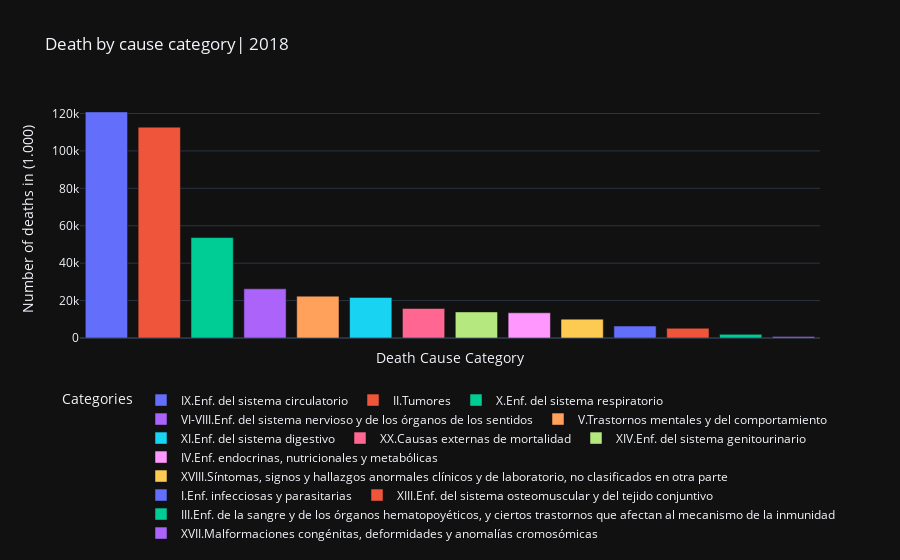

The cell this chart's notebook holds for it:
### Code cell
fig = px.bar(deaths_filtered,
        x='cause_name',
        y='Total',
        labels={'cause_name': 'Death Cause Category', 'Total': "Number of deaths in (1.000)"},
        color="cause_name",
        title='Death by cause category| 2018')

fig.update_layout(template='plotly_dark')

fig.update_layout(
    legend=dict(
        title="Categories",        # Title for the legend
        orientation='h',           # Horizontal orientation for the legend
        x=0.5,                     # Center the legend horizontally
        y=-0.2,                    # Position the legend below the plot
        xanchor='center',          # Align the legend horizontally in the center
        yanchor='top',             # Align the legend vertically from the top
    ),
    margin=dict(b=100),  # Add some bottom margin to ensure there's space for the legend
    xaxis=dict(
        showticklabels=False  # Hide x-axis labels
    )
)

# Show the updated plot
fig.show()

### Figure 1 — Plotly figure (JSON) as saved in the notebook; plotly's stock layout.template omitted (floating-point values rounded to 4 significant figures)
{"data": [{"alignmentgroup": "True", "hovertemplate": "Death Cause Category=%{x}<br>Number of deaths in (1.000)=%{y}<extra></extra>", "legendgroup": "IX.Enf. del sistema circulatorio", "marker": {"color": "#636efa", "pattern": {"shape": ""}}, "name": "IX.Enf. del sistema circulatorio", "offsetgroup": "IX.Enf. del sistema circulatorio", "orientation": "v", "showlegend": true, "textposition": "auto", "type": "bar", "x": ["IX.Enf. del sistema circulatorio"], "xaxis": "x", "y": [120859], "yaxis": "y"}, {"alignmentgroup": "True", "hovertemplate": "Death Cause Category=%{x}<br>Number of deaths in (1.000)=%{y}<extra></extra>", "legendgroup": "II.Tumores", "marker": {"color": "#EF553B", "pattern": {"shape": ""}}, "name": "II.Tumores", "offsetgroup": "II.Tumores", "orientation": "v", "showlegend": true, "textposition": "auto", "type": "bar", "x": ["II.Tumores"], "xaxis": "x", "y": [112714], "yaxis": "y"}, {"alignmentgroup": "True", "hovertemplate": "Death Cause Category=%{x}<br>Number of deaths in (1.000)=%{y}<extra></extra>", "legendgroup": "X.Enf. del sistema respiratorio", "marker": {"color": "#00cc96", "pattern": {"shape": ""}}, "name": "X.Enf. del sistema respiratorio", "offsetgroup": "X.Enf. del sistema respiratorio", "orientation": "v", "showlegend": true, "textposition": "auto", "type": "bar", "x": ["X.Enf. del sistema respiratorio"], "xaxis": "x", "y": [53687], "yaxis": "y"}, {"alignmentgroup": "True", "hovertemplate": "Death Cause Category=%{x}<br>Number of deaths in (1.000)=%{y}<extra></extra>", "legendgroup": "VI-VIII.Enf. del sistema nervioso y de los órganos de los sentidos", "marker": {"color": "#ab63fa", "pattern": {"shape": ""}}, "name": "VI-VIII.Enf. del sistema nervioso y de los órganos de los sentidos", "offsetgroup": "VI-VIII.Enf. del sistema nervioso y de los órganos de los sentidos", "orientation": "v", "showlegend": true, "textposition": "auto", "type": "bar", "x": ["VI-VIII.Enf. del sistema nervioso y de los órganos de los sentidos"], "xaxis": "x", "y": [26279], "yaxis": "y"}, {"alignmentgroup": "True", "hovertemplate": "Death Cause Category=%{x}<br>Number of deaths in (1.000)=%{y}<extra></extra>", "legendgroup": "V.Trastornos mentales y del comportamiento", "marker": {"color": "#FFA15A", "pattern": {"shape": ""}}, "name": "V.Trastornos mentales y del comportamiento", "offsetgroup": "V.Trastornos mentales y del comportamiento", "orientation": "v", "showlegend": true, "textposition": "auto", "type": "bar", "x": ["V.Trastornos mentales y del comportamiento"], "xaxis": "x", "y": [22376], "yaxis": "y"}, {"alignmentgroup": "True", "hovertemplate": "Death Cause Category=%{x}<br>Number of deaths in (1.000)=%{y}<extra></extra>", "legendgroup": "XI.Enf. del sistema digestivo", "marker": {"color": "#19d3f3", "pattern": {"shape": ""}}, "name": "XI.Enf. del sistema digestivo", "offsetgroup": "XI.Enf. del sistema digestivo", "orientation": "v", "showlegend": true, "textposition": "auto", "type": "bar", "x": ["XI.Enf. del sistema digestivo"], "xaxis": "x", "y": [21689], "yaxis": "y"}, {"alignmentgroup": "True", "hovertemplate": "Death Cause Category=%{x}<br>Number of deaths in (1.000)=%{y}<extra></extra>", "legendgroup": "XX.Causas externas de mortalidad", "marker": {"color": "#FF6692", "pattern": {"shape": ""}}, "name": "XX.Causas externas de mortalidad", "offsetgroup": "XX.Causas externas de mortalidad", "orientation": "v", "showlegend": true, "textposition": "auto", "type": "bar", "x": ["XX.Causas externas de mortalidad"], "xaxis": "x", "y": [15768], "yaxis": "y"}, {"alignmentgroup": "True", "hovertemplate": "Death Cause Category=%{x}<br>Number of deaths in (1.000)=%{y}<extra></extra>", "legendgroup": "XIV.Enf. del sistema genitourinario", "marker": {"color": "#B6E880", "pattern": {"shape": ""}}, "name": "XIV.Enf. del sistema genitourinario", "offsetgroup": "XIV.Enf. del sistema genitourinario", "orientation": "v", "showlegend": true, "textposition": "auto", "type": "bar", "x": ["XIV.Enf. del sistema genitourinario"], "xaxis": "x", "y": [13941], "yaxis": "y"}, {"alignmentgroup": "True", "hovertemplate": "Death Cause Category=%{x}<br>Number of deaths in (1.000)=%{y}<extra></extra>", "legendgroup": "IV.Enf. endocrinas, nutricionales y metabólicas", "marker": {"color": "#FF97FF", "pattern": {"shape": ""}}, "name": "IV.Enf. endocrinas, nutricionales y metabólicas", "offsetgroup": "IV.Enf. endocrinas, nutricionales y metabólicas", "orientation": "v", "showlegend": true, "textposition": "auto", "type": "bar", "x": ["IV.Enf. endocrinas, nutricionales y metabólicas"], "xaxis": "x", "y": [13465], "yaxis": "y"}, {"alignmentgroup": "True", "hovertemplate": "Death Cause Category=%{x}<br>Number of deaths in (1.000)=%{y}<extra></extra>", "legendgroup": "XVIII.Síntomas, signos y hallazgos anormales clínicos y de laboratorio, no clasificados en otra parte", "marker": {"color": "#FECB52", "pattern": {"shape": ""}}, "name": "XVIII.Síntomas, signos y hallazgos anormales clínicos y de laboratorio, no clasificados en otra parte", "offsetgroup": "XVIII.Síntomas, signos y hallazgos anormales clínicos y de laboratorio, no clasificados en otra parte", "orientation": "v", "showlegend": true, "textposition": "auto", "type": "bar", "x": ["XVIII.Síntomas, signos y hallazgos anormales clínicos y de laboratorio, no clasificados en otra parte"], "xaxis": "x", "y": [10088], "yaxis": "y"}, {"alignmentgroup": "True", "hovertemplate": "Death Cause Category=%{x}<br>Number of deaths in (1.000)=%{y}<extra></extra>", "legendgroup": "I.Enf. infecciosas y parasitarias", "marker": {"color": "#636efa", "pattern": {"shape": ""}}, "name": "I.Enf. infecciosas y parasitarias", "offsetgroup": "I.Enf. infecciosas y parasitarias", "orientation": "v", "showlegend": true, "textposition": "auto", "type": "bar", "x": ["I.Enf. infecciosas y parasitarias"], "xaxis": "x", "y": [6398], "yaxis": "y"}, {"alignmentgroup": "True", "hovertemplate": "Death Cause Category=%{x}<br>Number of deaths in (1.000)=%{y}<extra></extra>", "legendgroup": "XIII.Enf. del sistema osteomuscular y del tejido conjuntivo", "marker": {"color": "#EF553B", "pattern": {"shape": ""}}, "name": "XIII.Enf. del sistema osteomuscular y del tejido conjuntivo", "offsetgroup": "XIII.Enf. del sistema osteomuscular y del tejido conjuntivo", "orientation": "v", "showlegend": true, "textposition": "auto", "type": "bar", "x": ["XIII.Enf. del sistema osteomuscular y del tejido conjuntivo"], "xaxis": "x", "y": [5205], "yaxis": "y"}, {"alignmentgroup": "True", "hovertemplate": "Death Cause Category=%{x}<br>Number of deaths in (1.000)=%{y}<extra></extra>", "legendgroup": "III.Enf. de la sangre y de los órganos hematopoyéticos, y ciertos trastornos que afectan al mecanismo de la inmunidad", "marker": {"color": "#00cc96", "pattern": {"shape": ""}}, "name": "III.Enf. de la sangre y de los órganos hematopoyéticos, y ciertos trastornos que afectan al mecanismo de la inmunidad", "offsetgroup": "III.Enf. de la sangre y de los órganos hematopoyéticos, y ciertos trastornos que afectan al mecanismo de la inmunidad", "orientation": "v", "showlegend": true, "textposition": "auto", "type": "bar", "x": ["III.Enf. de la sangre y de los órganos hematopoyéticos, y ciertos trastornos que afectan al mecanismo de la inmunidad"], "xaxis": "x", "y": [1946], "yaxis": "y"}, {"alignmentgroup": "True", "hovertemplate": "Death Cause Category=%{x}<br>Number of deaths in (1.000)=%{y}<extra></extra>", "legendgroup": "XVII.Malformaciones congénitas, deformidades y anomalías cromosómicas", "marker": {"color": "#ab63fa", "pattern": {"shape": ""}}, "name": "XVII.Malformaciones congénitas, deformidades y anomalías cromosómicas", "offsetgroup": "XVII.Malformaciones congénitas, deformidades y anomalías cromosómicas", "orientation": "v", "showlegend": true, "textposition": "auto", "type": "bar", "x": ["XVII.Malformaciones congénitas, deformidades y anomalías cromosómicas"], "xaxis": "x", "y": [843], "yaxis": "y"}], "layout": {"barmode": "relative", "legend": {"orientation": "h", "title": {"text": "Categories"}, "tracegroupgap": 0, "x": 0.5, "xanchor": "center", "y": -0.2, "yanchor": "top"}, "margin": {"b": 100}, "title": {"text": "Death by cause category| 2018"}, "xaxis": {"anchor": "y", "categoryarray": ["IX.Enf. del sistema circulatorio", "II.Tumores", "X.Enf. del sistema respiratorio", "VI-VIII.Enf. del sistema nervioso y de los órganos de los sentidos", "V.Trastornos mentales y del comportamiento", "XI.Enf. del sistema digestivo", "XX.Causas externas de mortalidad", "XIV.Enf. del sistema genitourinario", "IV.Enf. endocrinas, nutricionales y metabólicas", "XVIII.Síntomas, signos y hallazgos anormales clínicos y de laboratorio, no clasificados en otra parte", "I.Enf. infecciosas y parasitarias", "XIII.Enf. del sistema osteomuscular y del tejido conjuntivo", "III.Enf. de la sangre y de los órganos hematopoyéticos, y ciertos trastornos que afectan al mecanismo de la inmunidad", "XVII.Malformaciones congénitas, deformidades y anomalías cromosómicas"], "categoryorder": "array", "domain": [0, 1], "showticklabels": false, "title": {"text": "Death Cause Category"}}, "yaxis": {"anchor": "x", "domain": [0, 1], "title": {"text": "Number of deaths in (1.000)"}}}}
